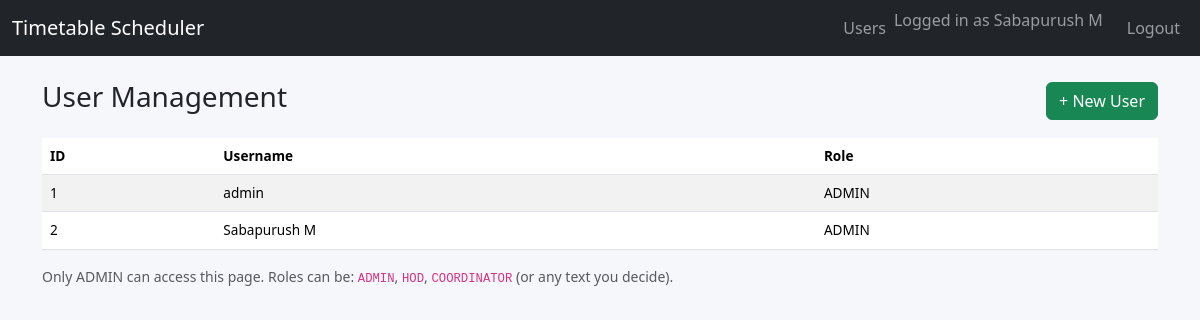
Page /users (signed in) on the committed database.
### tables this page shows
CREATE TABLE users (
    id INTEGER PRIMARY KEY AUTOINCREMENT,
    username TEXT UNIQUE NOT NULL,
    password_hash TEXT NOT NULL,
    role TEXT NOT NULL
);

### app.py (the view)
@app.route('/users')
@admin_required
def list_users():
    user = current_user()
    conn = get_db()
    users = conn.execute(
        "SELECT id, username, role FROM users ORDER BY id"
    ).fetchall()
    conn.close()
    return render_template('users.html', user=user, users=users)

### app.py (called while the page is built)
def get_db():
    conn = sqlite3.connect(DATABASE)
    conn.row_factory = sqlite3.Row
    return conn

def current_user():
    if 'user_id' in session:
        conn = get_db()
        user = conn.execute(
            "SELECT * FROM users WHERE id = ?",
            (session['user_id'],)
        ).fetchone()
        conn.close()
        return user
    return None

def admin_required(f):
    @wraps(f)
    def wrapper(*args, **kwargs):
        user = current_user()
        if not user or user['role'] != 'ADMIN':
            flash("You do not have permission to access this page.", "danger")
            return redirect(url_for('dashboard'))
        return f(*args, **kwargs)
    return wrapper

### templates/users.html
{% extends "base.html" %}
{% block content %}
<div class="d-flex justify-content-between align-items-center mb-3">
  <h3>User Management</h3>
  <a href="{{ url_for('create_user') }}" class="btn btn-success">+ New User</a>
</div>
{% if users %}
<table class="table table-striped">
  <thead>
    <tr>
      <th>ID</th>
      <th>Username</th>
      <th>Role</th>
    </tr>
  </thead>
  <tbody>
  {% for u in users %}
    <tr>
      <td>{{ u['id'] }}</td>
      <td>{{ u['username'] }}</td>
      <td>{{ u['role'] }}</td>
    </tr>
  {% endfor %}
  </tbody>
</table>
{% else %}
<p>No users found.</p>
{% endif %}
<p class="text-muted small mt-3">
  Only ADMIN can access this page. Roles can be:
  <code>ADMIN</code>, <code>HOD</code>, <code>COORDINATOR</code> (or any text you decide).
</p>
{% endblock %}

### templates/base.html (shortened to what this page needs)
<!DOCTYPE html>
<html lang="en">
<head>
    <link href="https://cdn.jsdelivr.net/npm/bootstrap@5.3.2/dist/css/bootstrap.min.css" rel="stylesheet">
    <link rel="stylesheet" href="{{ url_for('static', filename='style.css') }}">
</head>
<body>
<nav class="navbar navbar-expand-lg navbar-dark bg-dark mb-4">
  <div class="container-fluid">
    <a class="navbar-brand" href="{{ url_for('dashboard') }}">Timetable Scheduler</a>
    <div class="collapse navbar-collapse">
      <ul class="navbar-nav ms-auto">
       {% if user %}
<li class="nav-item">
  {% if user['role'] == 'ADMIN' %}
    <a class="nav-link" href="{{ url_for('list_users') }}">Users</a>
  {% endif %}
</li>
<li class="nav-item">
  <span class="navbar-text me-3">Logged in as {{ user['username'] }}</span>
</li>
<li class="nav-item">
  <a class="nav-link" href="{{ url_for('logout') }}">Logout</a>
</li>
{% endif %}
      </ul>
    </div>
  </div>
</nav>
<div class="container">
    {% block content %}{% endblock %}
</div>
</body>
</html>

### static/style.css (style rules this page uses)
body { background-color: #f5f7fa; }
table.table td, table.table th { font-size: 0.85rem; }

### rows in the picture
users: username "Sabapurush M", id "2", role "ADMIN"
users: id "1", username "admin", role "ADMIN"
